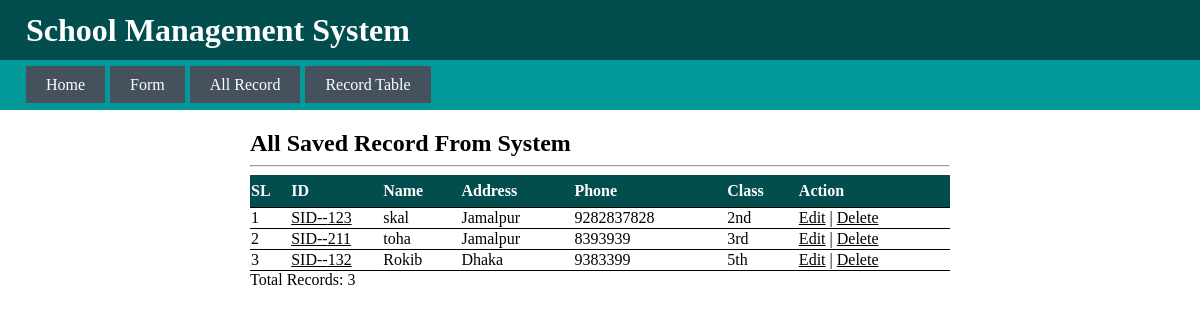
The app's page /record/, older data.
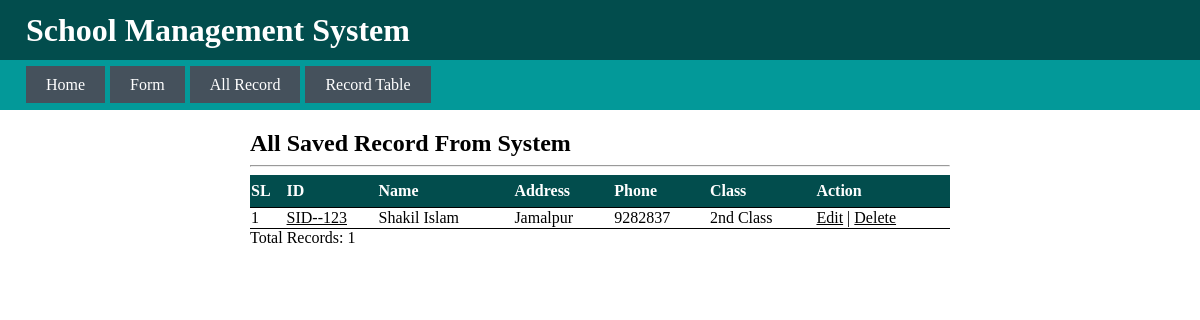
The same page, newer data.
### form/models.py (models this page shows)
class studeninfo(models.Model):
    stu_id          = models.IntegerField(unique=True)
    stu_name        = models.CharField(max_length=100)
    stu_dob         = models.DateField(max_length=15)
    stu_address     = models.CharField(max_length=200)
    stu_phone       = models.CharField(max_length=20)
    stu_em_phone    = models.CharField(max_length=20)
    stu_class       = models.CharField(max_length=20)
    stu_img         = models.ImageField(null=True, blank=True, upload_to='images/')

### form/views.py (the view)
# urls.py: path('record/', views.recordData, name='record'),
def recordData(request):
    data = studeninfo.objects.all()[0:]
    msg = f'all saved record from system'
    row_count = len(data)
    context = {
        'msg': msg,
        'data': data,
        'trow': row_count
    }
    return render(request, 'records.html', context)

### templates/records.html
{% extends 'base.html' %} {% load static %} {% block title %}Record{% endblock title %} {% block templates %}
<div class="table-header">
  <h2>{{ msg }}</h2>
  <hr />
  <table>
    <thead>
      <th>SL</th>
      <th>ID</th>
      <th>Name</th>
      <th>Address</th>
      <th>Phone</th>
      <th>Class</th>
      <th>Action</th>
    </thead>
    {% for x in data %}
    <tbody>
      <td>{{ forloop.counter }}</td>
      <td><a href="{% url 'userinfo' stdid=x.stu_id %}">SID--{{x.stu_id}} </a></td>
      <td>{{x.stu_name}}</td>
      <td>{{x.stu_address}}</td>
      <td>{{x.stu_phone}}</td>
      <td>{{x.stu_class}}</td>
      <td>
        <a href="{% url 'userinfoedit' stdid=x.stu_id %}">Edit</a> |
        <a href="{% url 'delete' stdid=x.stu_id %}">Delete</a>
      </td>
    </tbody>
    {% endfor %}
  </table>
  <p>Total Records: {{ trow }}</p>
</div>
{% endblock templates %}

Row changes from the older to the newer data that the page shows:
removed studeninfo: stu_id "211", stu_name "toha", stu_address "Jamalpur", stu_phone "8393939", stu_class "3rd"
removed studeninfo: stu_id "132", stu_name "Rokib", stu_address "Dhaka", stu_phone "9383399", stu_class "5th"
changed studeninfo "Jamalpur": stu_name "skal" → "Shakil Islam"; stu_phone "9282837828" → "9282837"; stu_class "2nd" → "2nd Class"
Text that changed along with them:
{{ trow }}: "3" → "1"
